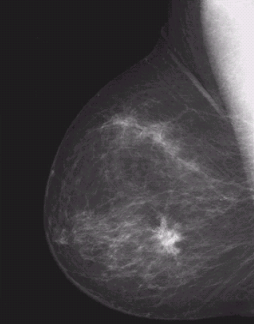
#> input picture image_negative_hw5/image/mamogram.png, 254 x 324 px, found by its file name
$ jupyter execute image_negative.ipynb
#> lines starting #> are read from the running program, lines starting #| are printed output that depends on the picture
# **Image Negative**

Görüntünde siyah renkler yoğunluktaysa, karanlık bölgelerde gömülü kalmış siyah ve beyaz detayları artırmak için kullanılabilir.

Negatif Dönüşüm fonksiyonu;

**s = L-1-r** şeklinde ifade edilir.

8 bitlik bir görüntü için L değeri 256'dır ve 0-255 arasındadır.

Görüntünün negatifini almak için L-1'den girişteki görüntünün yoğunluk değerleri çıkartılır.

Böylelikle görüntüdeki siyah renkler beyaz, beyaz renkler siyah olur.

[cell 1]
import cv2
import matplotlib.pyplot as plt
import numpy as np

[cell 2]
img=cv2.imread(r"C:\Users\ilhan\Desktop\mamogram.png",0)
#> img: shape (324, 254); min 21, max 236, mean 64.2

[cell 3]
def negative(img):
    L=np.max(img) #255
#> L = 236
    negative_img = L - img
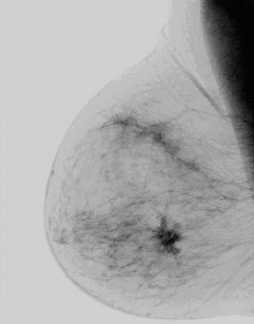
#> negative_img: shape (324, 254); min 0, max 215, mean 171.8
    return negative_img

[cell 4]
negative_img = negative(img)

[cell 5]
stack_images = np.hstack((img,negative_img))
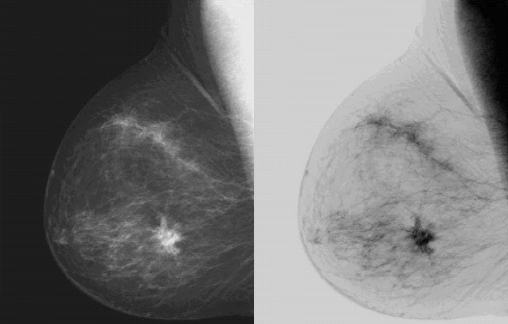
#> stack_images: shape (324, 508); min 0, max 236, mean 118
